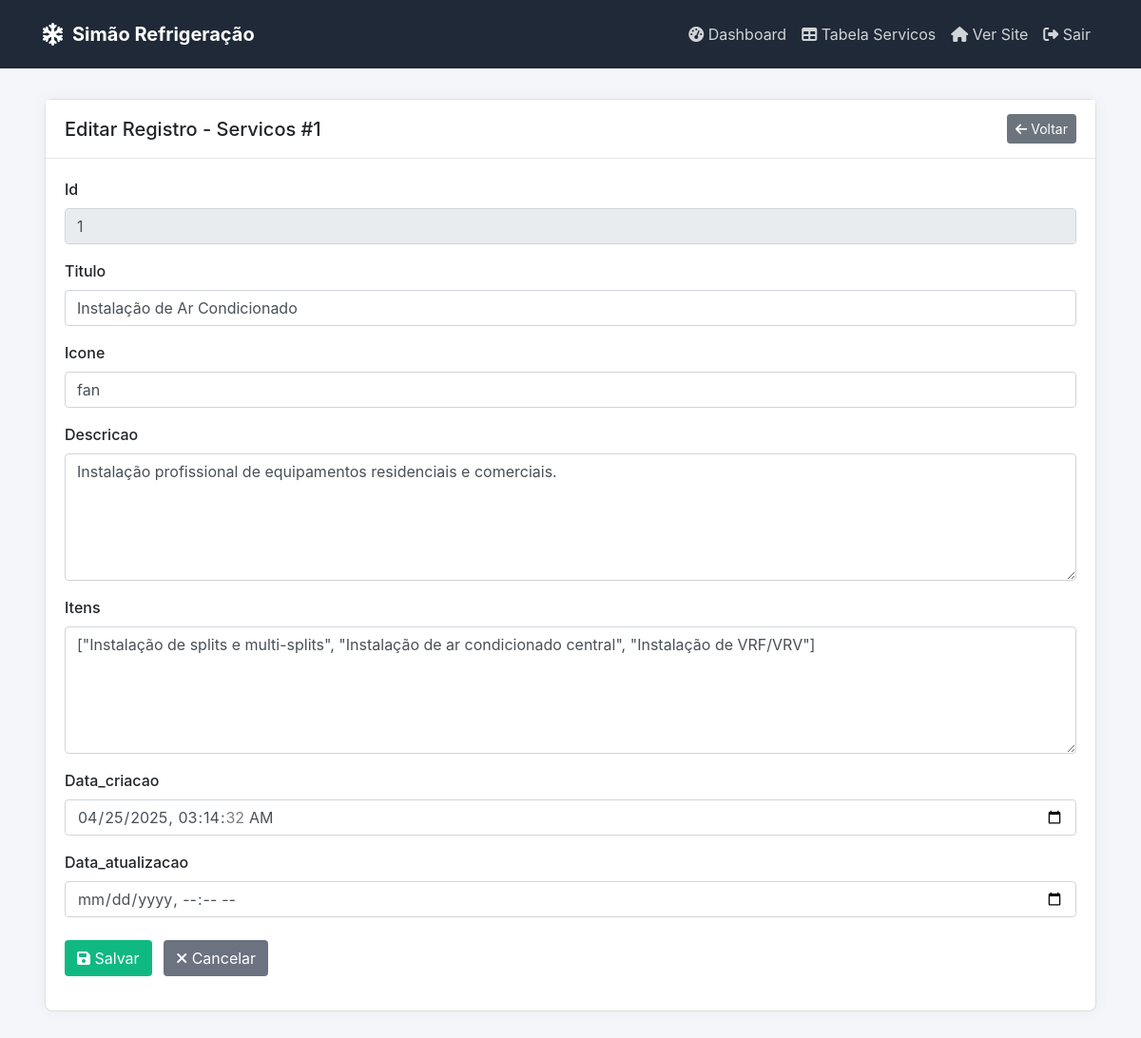
Before: /admin-record.php?table=servicos&id=1&edit=1 (signed in) with the older database file.
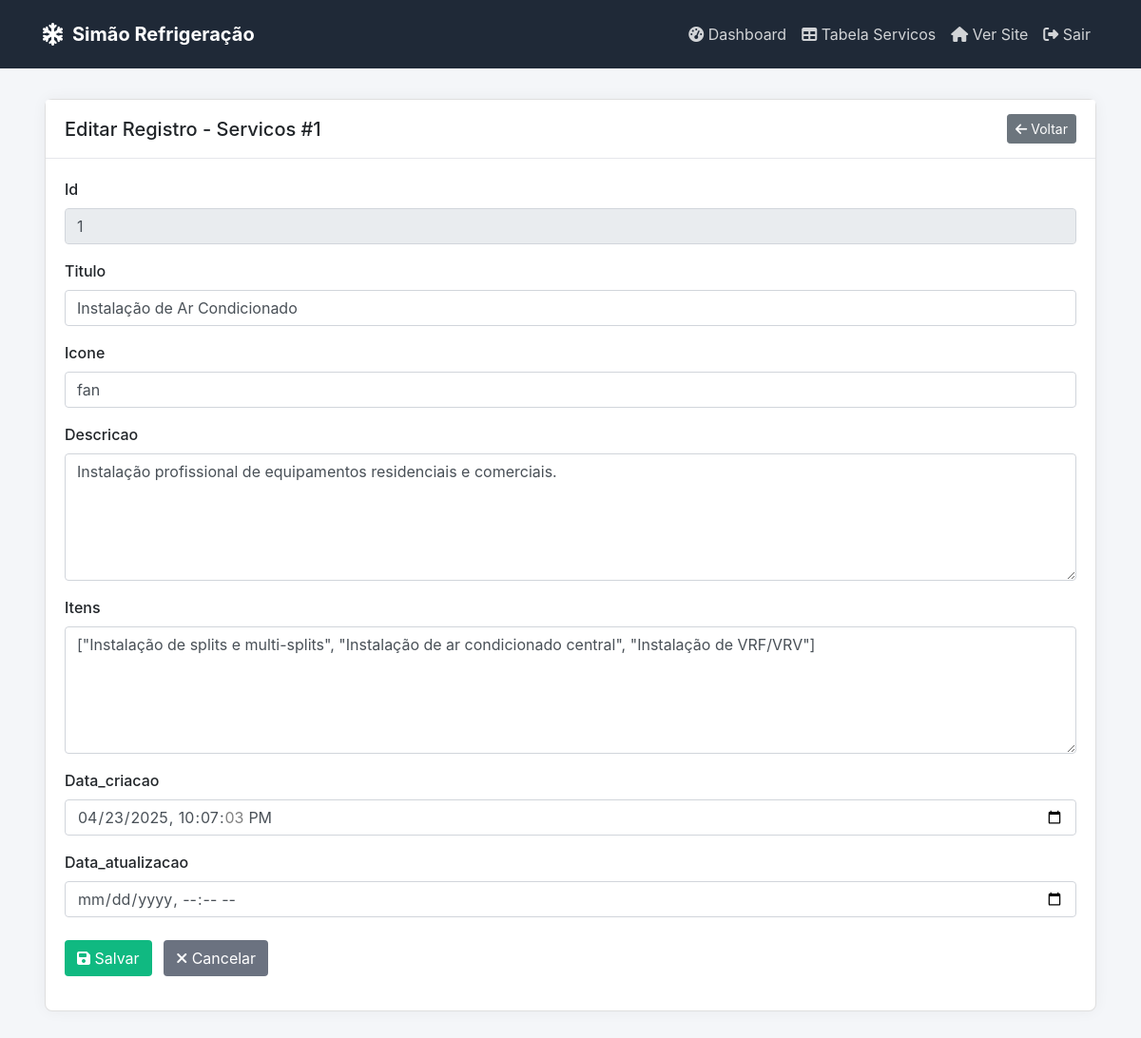
After: the same page with the newer database file.
### tables this page shows
CREATE TABLE `servicos` (
  `id` int(11) NOT NULL,
  `titulo` varchar(100) NOT NULL,
  `icone` varchar(50) DEFAULT NULL,
  `descricao` text NOT NULL,
  `itens` longtext NOT NULL CHECK (json_valid(`itens`)),
  `data_criacao` datetime NOT NULL,
  `data_atualizacao` datetime DEFAULT NULL
);

### admin-record.php (the view, shortened to what the changed rows need)
<?php
$table = $_GET['table'];
$id = (int)$_GET['id'];
$edit_mode = isset($_GET['edit']) && $_GET['edit'] == 1;
$db = db_connect();
$columns = [];
$column_types = [];
try {
    $query = "SHOW COLUMNS FROM $table";
    $stmt = $db->prepare($query);
    $stmt->execute();
    $columns_data = $stmt->fetchAll(PDO::FETCH_ASSOC);
    foreach ($columns_data as $column) {
        $columns[] = $column['Field'];
        $column_types[$column['Field']] = $column['Type'];
    }
} catch (PDOException $e) {
}
$record = [];
try {
    $query = "SELECT * FROM $table WHERE id = :id LIMIT 1";
    $stmt = $db->prepare($query);
    $stmt->bindParam(':id', $id, PDO::PARAM_INT);
    $stmt->execute();
    $record = $stmt->fetch(PDO::FETCH_ASSOC);
} catch (PDOException $e) {
    header('Location: admin-table.php?table=' . $table);
    exit;
}
?>
<!DOCTYPE html>
<html lang="pt-BR">
<head>
    <link rel="stylesheet" href="https://cdnjs.cloudflare.com/ajax/libs/font-awesome/6.4.0/css/all.min.css">
    <link rel="stylesheet" href="https://cdn.jsdelivr.net/npm/bootstrap@4.6.0/dist/css/bootstrap.min.css">
</head>
<body>
    <div class="main-content">
        <div class="container">
            <div class="card">
                <div class="card-body">
                    <?php if ($edit_mode): ?>
                    <form method="POST" action="">
                        <?php foreach ($columns as $column): ?>
                        <div class="form-group">
                            <label for="<?= $column ?>"><?= ucfirst($column) ?></label>
                            <?php if ($column === 'id'): ?>
                            <input type="text" class="form-control" id="<?= $column ?>" name="<?= $column ?>" value="<?= htmlspecialchars($record[$column] ?? '') ?>" readonly>
                            <?php elseif (strpos($column_types[$column], 'text') !== false): ?>
                            <textarea class="form-control" id="<?= $column ?>" name="<?= $column ?>" rows="5"><?= htmlspecialchars($record[$column] ?? '') ?></textarea>
                            <?php elseif ($column === 'senha'): ?>
                            <input type="password" class="form-control" id="<?= $column ?>" name="<?= $column ?>" placeholder="Deixe em branco para manter a senha atual">
                            <?php elseif (strpos($column_types[$column], 'datetime') !== false || strpos($column_types[$column], 'date') !== false): ?>
                            <input type="datetime-local" class="form-control" id="<?= $column ?>" name="<?= $column ?>" value="<?= str_replace(' ', 'T', $record[$column] ?? '') ?>">
                            <?php else: ?>
                            <input type="text" class="form-control" id="<?= $column ?>" name="<?= $column ?>" value="<?= htmlspecialchars($record[$column] ?? '') ?>">
                            <?php endif; ?>
                        </div>
                        <?php endforeach; ?>
                    </form>
                    <?php endif; ?>
                </div>
            </div>
        </div>
    </div>
</body>
</html>

Changed rows visible on the page:
changed servicos "Instalação de Ar Condicionado": data_criacao "04/25/2025 03:14:32" → "04/23/2025 22:07:03"
